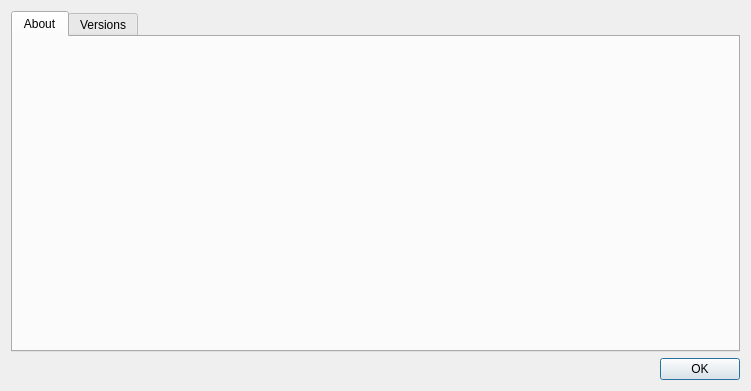
<?xml version="1.0" encoding="UTF-8"?>
<ui version="4.0">
 <class>CUR::AboutDialog</class>
 <widget class="QDialog" name="CUR::AboutDialog">
  <property name="geometry">
   <rect>
    <x>0</x>
    <y>0</y>
    <width>751</width>
    <height>391</height>
   </rect>
  </property>
  <property name="windowTitle">
   <string notr="true">About</string>
  </property>
  <layout class="QVBoxLayout" name="verticalLayout">
   <item>
    <widget class="QTabWidget" name="tabWidget">
     <property name="currentIndex">
      <number>0</number>
     </property>
     <widget class="QWidget" name="tab">
      <attribute name="title">
       <string>About</string>
      </attribute>
      <layout class="QHBoxLayout">
       <item>
        <layout class="QVBoxLayout" name="verticalLayout_2">
         <item>
          <spacer name="verticalSpacer_2">
           <property name="orientation">
            <enum>Qt::Orientation::Vertical</enum>
           </property>
           <property name="sizeHint" stdset="0">
            <size>
             <width>20</width>
             <height>40</height>
            </size>
           </property>
          </spacer>
         </item>
         <item>
          <widget class="QLabel" name="icon">
           <property name="sizePolicy">
            <sizepolicy hsizetype="Minimum" vsizetype="Minimum">
             <horstretch>0</horstretch>
             <verstretch>0</verstretch>
            </sizepolicy>
           </property>
           <property name="text">
            <string notr="true"/>
           </property>
           <property name="pixmap">
            <pixmap resource="customui/customui_res.qrc">:/res/Files-logo.png</pixmap>
           </property>
          </widget>
         </item>
         <item>
          <spacer name="verticalSpacer">
           <property name="orientation">
            <enum>Qt::Orientation::Vertical</enum>
           </property>
           <property name="sizeHint" stdset="0">
            <size>
             <width>20</width>
             <height>40</height>
            </size>
           </property>
          </spacer>
         </item>
        </layout>
       </item>
       <item>
        <widget class="QLabel" name="aboutText">
         <property name="sizePolicy">
          <sizepolicy hsizetype="Expanding" vsizetype="Expanding">
           <horstretch>0</horstretch>
           <verstretch>0</verstretch>
          </sizepolicy>
         </property>
         <property name="wordWrap">
          <bool>true</bool>
         </property>
        </widget>
       </item>
      </layout>
     </widget>
     <widget class="QWidget" name="tab_2">
      <attribute name="title">
       <string>Versions</string>
      </attribute>
      <layout class="QVBoxLayout" name="verticalLayout_3">
       <item>
        <widget class="QTextBrowser" name="versionInfo">
         <property name="openExternalLinks">
          <bool>false</bool>
         </property>
         <property name="openLinks">
          <bool>false</bool>
         </property>
        </widget>
       </item>
      </layout>
     </widget>
    </widget>
   </item>
   <item>
    <widget class="QDialogButtonBox" name="buttonBox">
     <property name="cursor">
      <cursorShape>PointingHandCursor</cursorShape>
     </property>
     <property name="orientation">
      <enum>Qt::Orientation::Horizontal</enum>
     </property>
     <property name="standardButtons">
      <set>QDialogButtonBox::StandardButton::Ok</set>
     </property>
    </widget>
   </item>
  </layout>
 </widget>
 <resources>
  <include location="customui/customui_res.qrc"/>
 </resources>
 <connections>
  <connection>
   <sender>buttonBox</sender>
   <signal>accepted()</signal>
   <receiver>CUR::AboutDialog</receiver>
   <slot>accept()</slot>
   <hints>
    <hint type="sourcelabel">
     <x>248</x>
     <y>254</y>
    </hint>
    <hint type="destinationlabel">
     <x>157</x>
     <y>274</y>
    </hint>
   </hints>
  </connection>
  <connection>
   <sender>buttonBox</sender>
   <signal>rejected()</signal>
   <receiver>CUR::AboutDialog</receiver>
   <slot>reject()</slot>
   <hints>
    <hint type="sourcelabel">
     <x>316</x>
     <y>260</y>
    </hint>
    <hint type="destinationlabel">
     <x>286</x>
     <y>274</y>
    </hint>
   </hints>
  </connection>
 </connections>
</ui>
